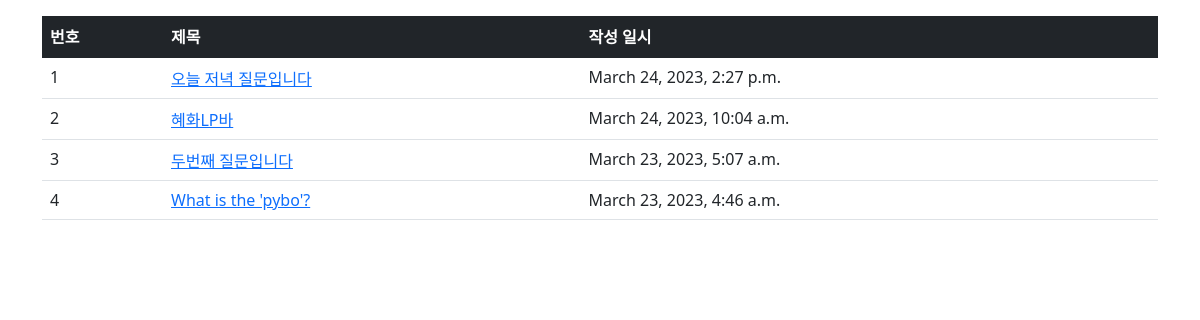
Screenshot of /pybo/ with the database file from the repository.
### pybo/models.py (models this page shows, shortened)
class Question(models.Model):
    subject = models.CharField(max_length = 200)
    content = models.TextField()
    create_date = models.DateTimeField()

### pybo/views.py (the view)
# urls.py: path('', views.index, name = 'index'),
def index(request):
    question_list = Question.objects.order_by("-create_date")
    context = { "question_list" : question_list }
    return render(request, 'pybo/question_list.html', context)

### templates/pybo/question_list.html
{% load static %}
<link rel="stylesheet" type="text/css" href="{% static 'bootstrap.min.css' %}">
<div class="container my-3">
    <table class="table">
        <thead>
        <tr class="table-dark">
            <th>번호</th>
            <th>제목</th>
            <th>작성 일시</th>
        </tr>
        </thead>
        <tbody>
        {% if question_list %}
        {% for question in question_list %}
        <tr>
            <td>{{ forloop.counter }}</td>
            <td>
                <a href="{% url 'pybo:detail' question.id %}">{{ question.subject }}</a>
            </td>
            <td>{{ question.create_date }}</td>
        </tr>
        {% endfor %}
        {% else %}
        <tr>
            <td colspan="3">질문이 없는데용?</td>
        </tr>
        {% endif %}
        </tbody>
    </table>
</div>

### rows the page displays
Question: subject "오늘 저녁 질문입니다", create_date "March 24, 2023, 2:27 p.m."
Question: subject "혜화LP바", create_date "March 24, 2023, 10:04 a.m."
Question: subject "두번째 질문입니다", create_date "March 23, 2023, 5:07 a.m."
Question: subject "What is the 'pybo'?", create_date "March 23, 2023, 4:46 a.m."
